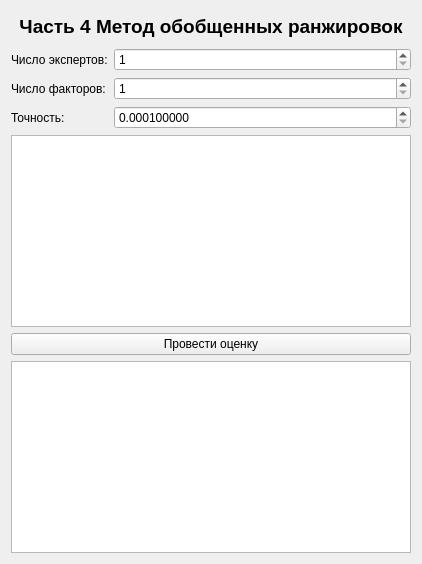
      <widget class="QWidget" name="page7_4">
       <layout class="QGridLayout" name="gridLayout_10">
        <item row="0" column="0">
         <widget class="QLabel" name="label_9">
          <property name="sizePolicy">
           <sizepolicy hsizetype="Preferred" vsizetype="Fixed">
            <horstretch>0</horstretch>
            <verstretch>0</verstretch>
           </sizepolicy>
          </property>
          <property name="styleSheet">
           <string notr="true">    color: black;              /* Цвет текста */
    font-weight: bold;         /* Жирный шрифт */
    font-size: 14pt;           /* Размер шрифта */
    padding: 4px 8px;          /* Внутренние отступы вокруг текста */</string>
          </property>
          <property name="text">
           <string>Часть 4 Метод обобщенных ранжировок</string>
          </property>
          <property name="alignment">
           <set>Qt::AlignmentFlag::AlignCenter</set>
          </property>
         </widget>
        </item>
        <item row="1" column="0">
         <layout class="QFormLayout" name="formLayout_6">
          <item row="0" column="0">
           <widget class="QLabel" name="label_38">
            <property name="text">
             <string>Число экспертов:</string>
            </property>
           </widget>
          </item>
          <item row="0" column="1">
           <widget class="QSpinBox" name="count_experts_p7_4">
            <property name="minimum">
             <number>1</number>
            </property>
           </widget>
          </item>
          <item row="1" column="0">
           <widget class="QLabel" name="label_39">
            <property name="text">
             <string>Число факторов:</string>
            </property>
           </widget>
          </item>
          <item row="2" column="0">
           <widget class="QLabel" name="label_40">
            <property name="text">
             <string>Точность:</string>
            </property>
           </widget>
          </item>
          <item row="1" column="1">
           <widget class="QSpinBox" name="count_factors_p7_4">
            <property name="minimum">
             <number>1</number>
            </property>
           </widget>
          </item>
          <item row="2" column="1">
           <widget class="QDoubleSpinBox" name="accuracy_p7_4">
            <property name="decimals">
             <number>9</number>
            </property>
            <property name="minimum">
             <double>0.000100000000000</double>
            </property>
            <property name="maximum">
             <double>1.000000000000000</double>
            </property>
           </widget>
          </item>
          <item row="4" column="0" colspan="2">
           <widget class="QPushButton" name="run_p7_4">
            <property name="text">
             <string>Провести оценку</string>
            </property>
           </widget>
          </item>
          <item row="3" column="0" colspan="2">
           <widget class="QTableWidget" name="input_table_p7_4"/>
          </item>
          <item row="5" column="0" colspan="2">
           <widget class="QTextEdit" name="output_p7_4"/>
          </item>
         </layout>
        </item>
       </layout>
      </widget>
